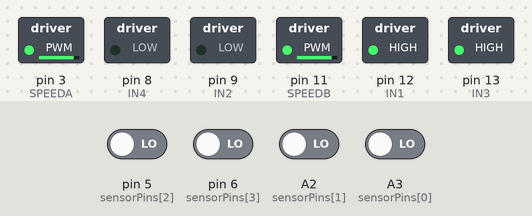
Bench run of a sketch on a simulated Arduino Uno, built with avr-gcc and run on an emulated ATmega328P. On the bench: switched loads named in the sketch (green lamp = pin HIGH). Inputs (shaded band) come from the test bench; at power-on: A2 (sensorPins[1]), A3 (sensorPins[0]), pin 5 (sensorPins[2]), pin 6 (sensorPins[3]) LOW.

Above: at 0.1 s.
Timing chart, 0 to 1.6 s (numbered marks = the images above):
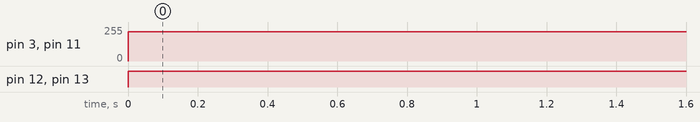

The sketch:

FollowerHard.ino
```cpp
/*
 * This is PID line follower project for robotical competition Trenciansky Roboticky Den
 * category is follower hard & follower easy
 * creator: MartinLinux
 * this code is open-source: you can download, use and modify it:)
 */

#include "define.h"

void setup() {
  for (int i = 0; i < 4; i++) {
    pinMode(sensorPins[i], INPUT);
  }
  pinMode(IN1, OUTPUT);
  pinMode(IN2, OUTPUT);
  pinMode(IN3, OUTPUT);
  pinMode(IN4, OUTPUT);
  pinMode(SPEEDA, OUTPUT);
  pinMode(SPEEDB, OUTPUT);
}

void loop() {
  readSensors();
  PIDMotorControl();
}
```

PIDControl.ino
```cpp
/*
 * this class is used to applicate the PID algorhitm
 */


void calculatePID() {
  P = error;
  I += error;
  D = lastError + error;
  lastError = error;
  PID = (P * Kp) + (I * Ki) + (D * Kd);
  if (PID > 255) {
    PID = 255;
  }
}

void PIDMotorControl() {
  calculatePID();

  analogWrite(SPEEDA, baseSpeed - PID);
  analogWrite(SPEEDB, baseSpeed + PID);

  if (error == 0) {
    straight();
  }
  else if (error > 0) {
    turnRight();
  }
  else if (error < 0) {
    turnLeft();
  }
}
```

Sensor_read.ino
```cpp
/*
 * This class is used to read IR sensors and calculate error for PID controller
 */


void readSensors() {
  //reading data with for loop
  for (int i = 0; i <4; i++) {
    sensorData[i] = digitalRead(sensorPins[i]);
  }
}

void calcError() {
  if (sensorData[0] == 0 && sensorData[1] == 0 && sensorData[2] == 1 && sensorData[3] == 1) {
    error = 0;
  }
  if (sensorData[0] == 0 && sensorData[1] == 1 && sensorData[2] == 1 && sensorData[3] == 1) {
    error = 1;
  }
  if (sensorData[0] == 1 && sensorData[1] == 1 && sensorData[2] == 1 && sensorData[3] == 1) {
    error = 2;
  }
  if (sensorData[0] == 0 && sensorData[1] == 0 && sensorData[2] == 0 && sensorData[3] == 1) {
    error = -1;
  }
  if (sensorData[0] == 0 && sensorData[1] == 0 && sensorData[2] == 0 && sensorData[3] == 0) {
    error = -2;
  }
}
```

define.h
```cpp
//define motor pins
#define IN1 12
#define IN2 9
#define IN3 13
#define IN4 8
#define SPEEDA 3
#define SPEEDB 11

//define sensor pins
int sensorPins[4] = {A3, A2, 5, 6};
int sensorData[4];

//define base speed for motors
int baseSpeed = 220;

//define PID things
int error = 0;
int P, I, D;
int Kp = 1, Ki = 1, Kd = 1;
int PID;
int lastError;
```

motorControl.ino
```cpp
/*
 * This class is used to control motors
 */


void straight() {
  //set the speed of motors to base speed
  analogWrite(SPEEDA, baseSpeed);
  analogWrite(SPEEDB, baseSpeed);

  //set direction - go forward
  digitalWrite(IN1, HIGH);
  digitalWrite(IN2, LOW);
  digitalWrite(IN3, HIGH);
  digitalWrite(IN4, LOW);
}

void turnRight() {
//  //set the speed of motors to parameter speed
//  analogWrite(SPEEDA, speed);
//  analogWrite(SPEEDB, speed);

  //set direction - turn right
  digitalWrite(IN1, HIGH);
  digitalWrite(IN2, LOW);
  digitalWrite(IN3, LOW);
  digitalWrite(IN4, HIGH);
}

void turnLeft() {
//  analogWrite(SPEEDA, speed);
//  analogWrite(SPEEDB, speed);

  //set direction - turn left
  digitalWrite(IN1, LOW);
  digitalWrite(IN2, HIGH);
  digitalWrite(IN3, HIGH);
  digitalWrite(IN4, LOW);
}
```

Measured:
- by itself, pin 3 (SPEEDA), pin 11 (SPEEDB): 0/255 → 220/255 at 0.00 s
- by itself, pin 12 (IN1), pin 13 (IN3): LOW → HIGH at 0.00 s
